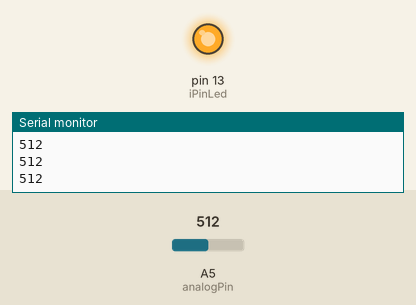
Simulated run of this sketch. Board: Arduino Uno, built with avr-gcc and run on an emulated ATmega328P. Shown: output pins drawn as LEDs (lit = HIGH), the last lines printed to the serial monitor. The test bench sets the inputs (shaded band); at power-on: A5 (analogPin) = 512.

Above: at 1.2 s.
1.3 s: A5 (analogPin) set to 687
2.8 s: A5 (analogPin) set to 708
At 4.0 s:
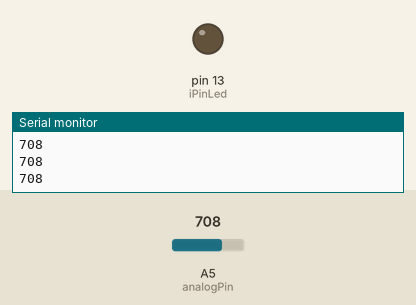
4.3 s: A5 (analogPin) set to 690
At 5.1 s:
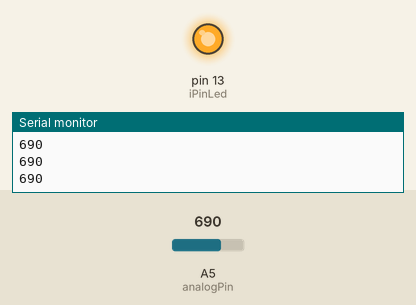
5.8 s: A5 (analogPin) set to 710
At 6.3 s:
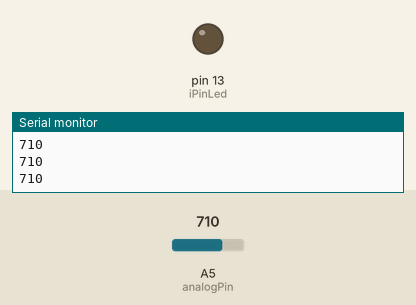
Timing chart, 0 to 8.3 s (numbered marks = the images above; inputs shaded):
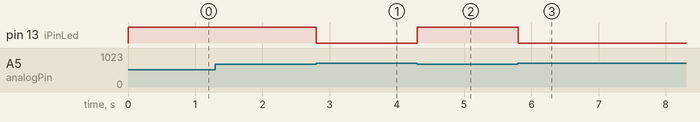

The sketch:

luz.ino
```cpp
int analogPin = A5;
int iPinLed = 13;

int val = 0;  // variable to store the value read

void setup() {
  Serial.begin(9600);           //  setup serial
  pinMode(iPinLed, OUTPUT);
  digitalWrite(iPinLed, HIGH);
}

void loop() {
  val = analogRead(analogPin);  // read the input pin
  if ( val < 700 ) {
    digitalWrite(iPinLed, HIGH);
  }
  else {
    digitalWrite(iPinLed, LOW);
  }
  Serial.println(val);
}
```

Measured:
- the behaviour switches between 699 and 700 on A5 (analogPin) (found by bisection; images 0 and 1)
- after the input at 2.8 s, pin 13 (iPinLed): HIGH → LOW at once
- after the input at 4.3 s, pin 13 (iPinLed): LOW → HIGH at once
- after the input at 5.8 s, pin 13 (iPinLed): HIGH → LOW at once
